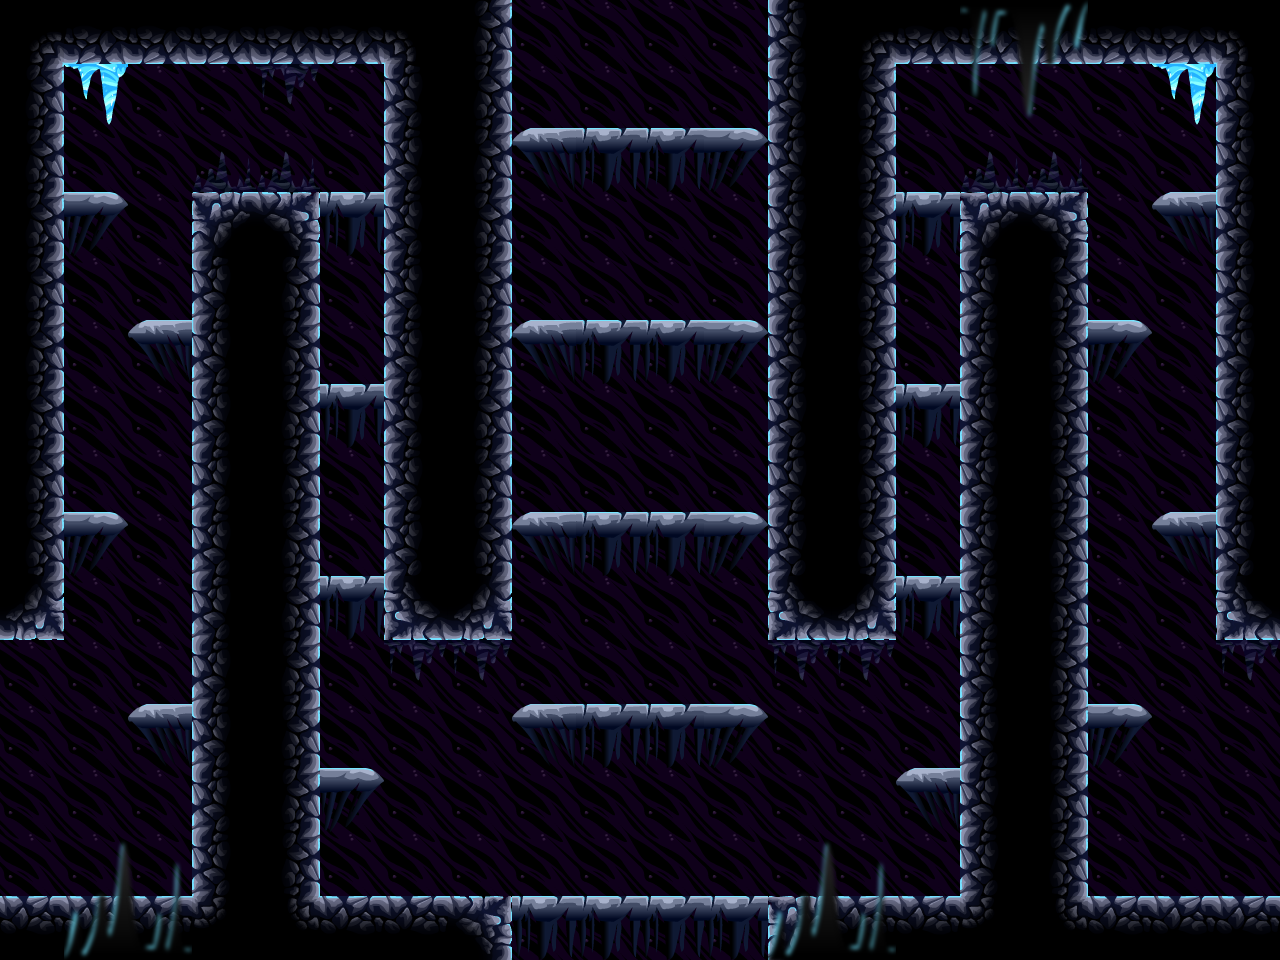

The image is a tile-based game level rendered from a .tmx file. Its description and source (layers, tilesets, objects; grid data summarised) follow:
An orthogonal 20x15 tile map with 64x64 px tiles, 4 tile layers (Background, bg2, Level, front) and 6 objects (4x door, 2x spawner).

<map version="1.0" orientation="orthogonal" width="20" height="15" tilewidth="64" tileheight="64">
 <tileset firstgid="1" name="tiles" tilewidth="64" tileheight="64">
  <image source="../../images/tilesets/cave1.png" width="512" height="1024" />
  <terraintypes>
   <terrain name="crossable" tile="13" />
   <terrain name="crossable" tile="14" />
   <terrain name="crossable" tile="15" />
   <terrain name="hurt" tile="16" />
   <terrain name="hurt" tile="19" />
  </terraintypes>
  <tile id="16" terrain="4,,,0" />
 </tileset>
 <layer name="Background" width="20" height="15">
  <properties>
   <property name="nocollide" value="true" />
   <property name="tileset" value="tiles" />
  </properties>
  <data>[300 cells, 300 non-empty, 1 distinct tile ids]</data>
 </layer>
 <layer name="bg2" width="20" height="15">
  <properties>
   <property name="nocollide" value="true" />
   <property name="tileset" value="tiles" />
  </properties>
  <data>[300 cells, 10 non-empty, 2 distinct tile ids]</data>
 </layer>
 <layer name="Level" width="20" height="15">
  <properties>
   <property name="tileset" value="tiles" />
  </properties>
  <data>[300 cells, 168 non-empty, 16 distinct tile ids]</data>
 </layer>
 <layer name="front" width="20" height="15">
  <properties>
   <property name="nocollide" value="true" />
   <property name="tileset" value="tiles" />
  </properties>
  <data>[300 cells, 12 non-empty, 8 distinct tile ids]</data>
 </layer>
 <objectgroup name="doors" width="20" height="15">
  <object name="door" type="door" gid="19" x="512" y="64">
   <properties>
    <property name="direction" value="up" />
   </properties>
  </object>
  <object name="door" type="door" gid="19" x="0" y="704">
   <properties>
    <property name="direction" value="left" />
   </properties>
  </object>
  <object name="door" type="door" gid="19" x="1216" y="704">
   <properties>
    <property name="direction" value="right" />
   </properties>
  </object>
  <object name="door" type="door" gid="19" x="512" y="960">
   <properties>
    <property name="direction" value="down" />
   </properties>
  </object>
 </objectgroup>
 <objectgroup name="spawners" width="20" height="15">
  <object name="spawner" type="spawner" gid="35" x="640" y="896">
   <properties>
    <property name="enemy" value="w" />
   </properties>
  </object>
  <object name="spawner" type="spawner" gid="35" x="641" y="275">
   <properties>
    <property name="enemy" value="w" />
   </properties>
  </object>
 </objectgroup>
</map>
